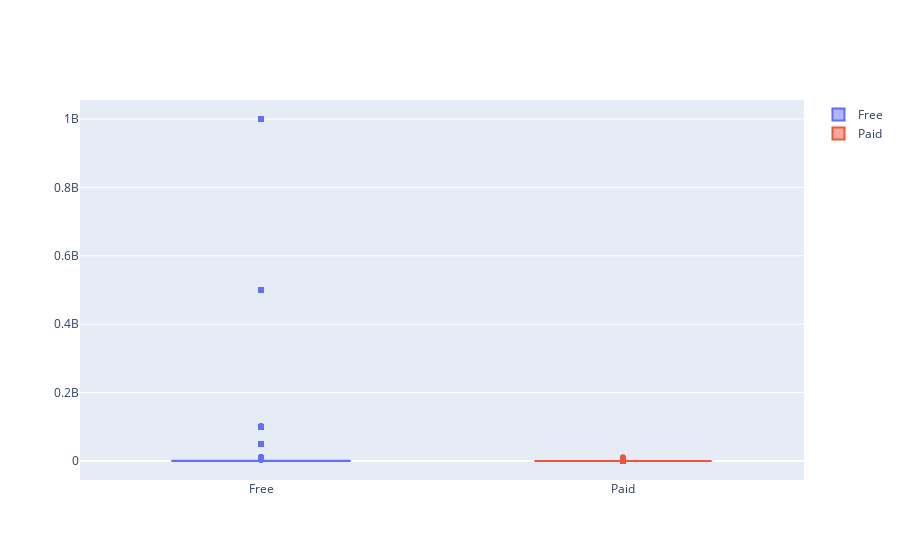

The notebook cell saved with this chart:
### Code cell
fig = go.Figure(data = data)
fig.show()

### Figure 1 — Plotly figure (JSON) as saved in the notebook; plotly's stock layout.template omitted (floating-point values rounded to 4 significant figures; data arrays with more than 128 entries replaced by an {"elided": "..."} marker saying what was removed)
{"data": [{"name": "Free", "type": "box", "y": {"elided": "8903 int values"}}, {"name": "Paid", "type": "box", "y": {"elided": "756 int values"}}], "layout": {}}
